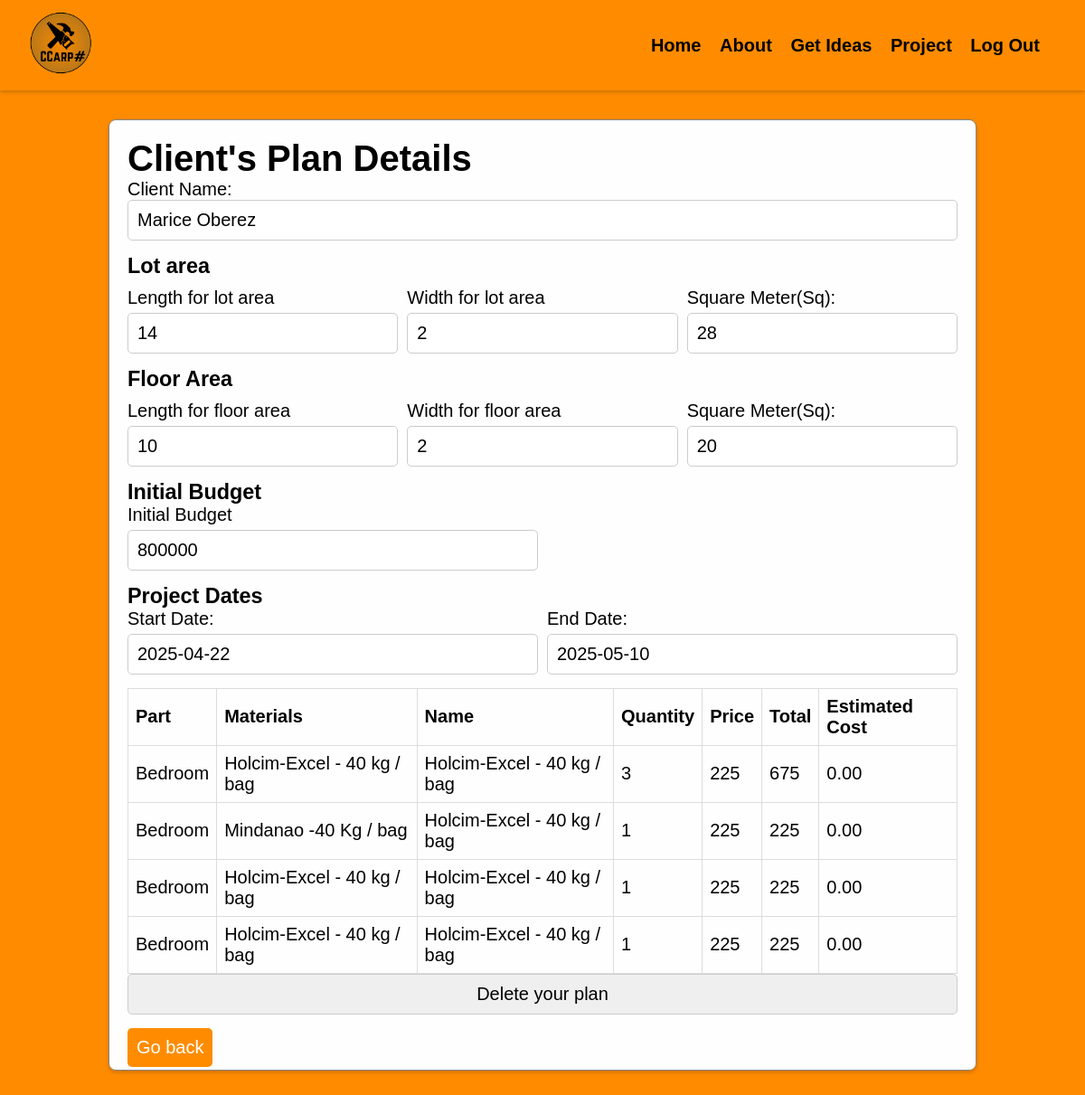
Screenshot of /userclientsplan.php?plan_id=4 (signed in) with the database file from the repository.
### tables this page shows
CREATE TABLE `users` (
  `User_ID` int(11) NOT NULL,
  `First_Name` varchar(255) NOT NULL,
  `Last_Name` varchar(255) NOT NULL,
  `Phone_Number` bigint(11) NOT NULL,
  `Email` varchar(255) NOT NULL,
  `Address` varchar(255) NOT NULL,
  `Date_Of_Birth` date NOT NULL,
  `Username` varchar(255) NOT NULL,
  `Password` varchar(255) NOT NULL,
  `Photo` mediumblob NOT NULL
);

CREATE TABLE `plan` (
  `plan_ID` int(11) NOT NULL,
  `User_ID` int(11) NOT NULL,
  `length_lot_area` varchar(255) NOT NULL,
  `width_lot_area` varchar(255) NOT NULL,
  `square_meter_lot` varchar(255) NOT NULL,
  `length_floor_area` varchar(255) NOT NULL,
  `width_floor_area` varchar(255) NOT NULL,
  `square_meter_floor` varchar(255) NOT NULL,
  `initial_budget` varchar(255) NOT NULL,
  `estimated_cost` varchar(255) NOT NULL,
  `start_date` date NOT NULL,
  `end_date` date NOT NULL,
  `type` varchar(255) NOT NULL,
  `more_details` longtext NOT NULL,
  `Photo` varchar(255) NOT NULL,
  `carpenter_limit` int(11) NOT NULL DEFAULT 1,
  `status` enum('open','closed') DEFAULT 'open',
  `views` int(11) DEFAULT 0
);

CREATE TABLE `prematerials` (
  `prematerials_ID` int(11) NOT NULL,
  `part` varchar(255) NOT NULL,
  `materials` varchar(255) NOT NULL,
  `name` varchar(255) NOT NULL,
  `quantity` int(11) NOT NULL,
  `price` int(11) NOT NULL,
  `total` int(11) NOT NULL,
  `estimated_cost` decimal(8,2) DEFAULT NULL
);

### userclientsplan.php (the view, shortened to what this page needs)
<!DOCTYPE html>
<html lang="en">
<head>
</head>
<body>
    <div class="header">
        <a href="usercomment.php">
            <h1>
                <img src="assets/img/logos/logo.png" alt=""  style="width: 75px; margin-right: 10px;">
            </h1>
        </a>
        <div class="right">
            <a class="active" href="usercomment.php">Home</a>
            <a href="about/index.html">About</a>
            <a href="#contact">Get Ideas</a>
            <a href="plan.php">Project</a>
            <a href="logout.php" style="text-decoration: none; color: black; margin-right: 20px;">Log Out</a>
        </div>
    </div>
    <div class="container">
        <div class="modal-content">
        <?php
        include('config.php');
        if (isset($_GET['plan_id'])) {
            $plan_id = $_GET['plan_id'];
            $query = "SELECT * FROM plan WHERE plan_ID = ?";
            $stmt = mysqli_prepare($conn, $query);
            mysqli_stmt_bind_param($stmt, "i", $plan_id);
            mysqli_stmt_execute($stmt);
            $result = mysqli_stmt_get_result($stmt);
            if ($row = mysqli_fetch_assoc($result)) {
                echo "<div class='main'>";
                echo "<h1>Client's Plan Details</h1>";
                $userId = $row['User_ID'];
                $userQuery = "SELECT First_Name, Last_Name FROM users WHERE User_ID = ?";
                $userStmt = mysqli_prepare($conn, $userQuery);
                mysqli_stmt_bind_param($userStmt, "i", $userId);
                mysqli_stmt_execute($userStmt);
                $userResult = mysqli_stmt_get_result($userStmt);
                echo "<label for='name'>Client Name: </label>";
                if ($userRow = mysqli_fetch_assoc($userResult)) {
                    echo "<input type='text' id='name' name='User_ID' value='{$userRow['First_Name']} {$userRow['Last_Name']}' readonly><br>";
                }
                echo "<div class=\"row-container\" style='display: grid; grid-template-columns: repeat(3, 1fr); grid-gap: 10px; text-align: left;'>";
                echo "<h3>Lot area</h3>";
                echo "<div style='grid-column: 1; display: flex; flex-direction: column;'>";
                echo "<label for='length_lot_area'>Length for lot area</label>";
                echo "<input type='text' id='length_lot_area' name='length_lot_area' value='{$row['length_lot_area']}' readonly>";
                echo "</div>";
                echo "<div style='grid-column: 2; display: flex; flex-direction: column;'>";
                echo "<label for='width_lot_area'>Width for lot area</label>";
                echo "<input type='text' id='width_lot_area' name='width_lot_area' value='{$row['width_lot_area']}' readonly>";
                echo "</div>";
                echo "<div style='grid-column: 3; display: flex; flex-direction: column;'>";
                echo "<label for='square_meter_lot'>Square Meter(Sq):</label>";
                echo "<input type='text' id='square_meter_lot' name='square_meter_lot' value='{$row['square_meter_lot']}' readonly>";
                echo "</div>";
                echo "</div>";
                echo "<div class=\"row-container\" style='display: grid; grid-template-columns: repeat(3, 1fr); grid-gap: 10px; text-align: left;'>";
                echo "<h3>Floor Area</h3>";
                echo "<div style='grid-column: 1; display: flex; flex-direction: column;'>";
                echo "<label for='length_floor_area'>Length for floor area</label>";
                echo "<input type='text' id='length_floor_area' name='length_floor_area' value='{$row['length_floor_area']}' readonly>";
                echo "</div>";
                echo "<div style='grid-column: 2; display: flex; flex-direction: column;'>";
                echo "<label for='width_floor_area'>Width for floor area</label>";
                echo "<input type='text' id='width_floor_area' name='width_floor_area' value='{$row['width_floor_area']}' readonly>";
                echo "</div>";
                echo "<div style='grid-column: 3; display: flex; flex-direction: column;'>";
                echo "<label for='square_meter_floor'>Square Meter(Sq):</label>";
                echo "<input type='text' id='square_meter_floor' name='square_meter_floor' value='{$row['square_meter_floor']}' readonly>";
                echo "</div>";
                echo "</div>";
                echo "<div class=\"row-container\" style='display: grid; grid-template-columns: repeat(2, 1fr); grid-gap: 10px; text-align: left;'>";
                echo "<div style='display: flex; flex-direction: column;'>";
                echo "<h3>Initial Budget</h3>";
                echo "<label for='initial_budget'>Initial Budget</label>";
                echo "<input type='text' id='initial_budget' name='initial_budget' value='{$row['initial_budget']}' readonly>";
                echo "</div>";
                echo "<div style='display: flex; flex-direction: column;'>";
                echo "</div>";
                echo "</div>";
                echo "<div class=\"row-container\">";
                echo "<h3>Project Dates</h3>";
                echo "<div style='display: grid; grid-template-columns: repeat(2, 1fr); grid-gap: 10px;'>";
                echo "<div style='display: flex; flex-direction: column;'>";
                echo "<label>Start Date:</label>";
                echo "<input type='text' value='{$row['start_date']}' readonly>";
                echo "</div>";
                echo "<div style='display: flex; flex-direction: column;'>";
                echo "<label>End Date:</label>";
                echo "<input type='text' value='{$row['end_date']}' readonly>";
                echo "</div>";
                echo "</div>";
                echo "</div>";
                echo "<table style='border-collapse: collapse; width: 100%;'>";
                        echo "<thead>";
                            echo "<tr>";
                                echo "<th style='border: 1px solid #dddddd; text-align: left; padding: 8px;'>Part</th>";
                                echo "<th style='border: 1px solid #dddddd; text-align: left; padding: 8px;'>Materials</th>";
                                echo "<th style='border: 1px solid #dddddd; text-align: left; padding: 8px;'>Name</th>";
                                echo "<th style='border: 1px solid #dddddd; text-align: left; padding: 8px;'>Quantity</th>";
                                echo "<th style='border: 1px solid #dddddd; text-align: left; padding: 8px;'>Price</th>";
                                echo "<th style='border: 1px solid #dddddd; text-align: left; padding: 8px;'>Total</th>";
                                echo "<th style='border: 1px solid #dddddd; text-align: left; padding: 8px;'>Estimated Cost</th>";
                            echo "</tr>";
                        echo "</thead>";
                    echo "<tbody>";
                    $query_materials = "SELECT * FROM prematerials";
                    $stmt_materials = mysqli_prepare($conn, $query_materials);
                    mysqli_stmt_execute($stmt_materials);
                    $result_materials = mysqli_stmt_get_result($stmt_materials);
                    while ($material_row = mysqli_fetch_assoc($result_materials)) {
                        echo "<tr>";
                            echo "<td style='border: 1px solid #dddddd; text-align: left; padding: 8px;'>" . htmlspecialchars($material_row['part']) . "</td>";
                            echo "<td style='border: 1px solid #dddddd; text-align: left; padding: 8px;'>" . htmlspecialchars($material_row['materials']) . "</td>";
                            echo "<td style='border: 1px solid #dddddd; text-align: left; padding: 8px;'>" . htmlspecialchars($material_row['name']) . "</td>";
                            echo "<td style='border: 1px solid #dddddd; text-align: left; padding: 8px;'>" . htmlspecialchars($material_row['quantity']) . "</td>";
                            echo "<td style='border: 1px solid #dddddd; text-align: left; padding: 8px;'>" . htmlspecialchars($material_row['price']) . "</td>";
                            echo "<td style='border: 1px solid #dddddd; text-align: left; padding: 8px;'>" . htmlspecialchars($material_row['total']) . "</td>";
                            echo "<td style='border: 1px solid #dddddd; text-align: left; padding: 8px;'>" . htmlspecialchars($material_row['estimated_cost']) . "</td>";
                        echo "</tr>";
                    }
                    echo "</tbody>";
                echo "</table>";
                echo "</div>";
                echo "<form action='deleteplan.php' method='post' onsubmit='return confirmDelete()'>";
                echo "<input type='submit' value='Delete your plan'>";
                echo "</form>";
                echo '<button onclick="window.location.href = \'userprofile.php\'">Go back</button>';
                echo "</div>";
            } else {
                echo "<div class='main'>";
                echo "<p>No client's plan found with Plan ID: $plan_id</p>";
                echo "</div>";
            }
            echo "</div>";
        } else {
        }
        ?>
</body>
</html>

### userclientsplan.php (style rules this page uses)
* { box-sizing: border-box; margin: 0; padding: 0; }
body { font-family: Verdana, sans-serif; margin: 0; background-color: #FF8C00; font-size: 20px; }
.container { display: flex; justify-content: center; align-items: center; height: 100vh; }
.header { position: fixed; top: 0; left: 0; width: 100%; padding: 10px; text-align: left; background: #FF8C00; color: #000000; display: flex; align-items: center; text-decoration: none; z-index: 100; }
.header h1 { font-size: 20px; border-left: 20px solid transparent; text-decoration: none; }
.right { margin-right: 20px; }
.header a { font-size: 20px; font-weight: bold; text-decoration: none; color: #000000; margin-right: 15px; }
.modal-content { background-color: #FF8C00; margin: 15% auto; padding: 20px; border: 1px solid #888; width: 80%; max-height: 80%; overflow-y: auto; border-radius: 8px; box-shadow: 0 2px 4px rgba(0, 0, 0, 0.2); }
.header { position: fixed; top: 0; left: 0; width: 100%; padding: 10px; text-align: left; background: #FF8C00; color: #000000; display: flex; justify-content: space-between; align-items: center; text-decoration: none; z-index: 100; box-shadow: 0 2px 4px rgba(0, 0, 0, 0.2); }
.modal-content { background-color: #fefefe; padding: 20px; border: 1px solid #888; width: 80%; border-radius: 8px; box-shadow: 0 2px 4px rgba(0, 0, 0, 0.2); }
form { display: flex; flex-direction: column; }
label { font-size: 20px; margin-bottom: 5px; color: #000000; }
input, select, textarea { width: 100%; padding: 10px; margin-bottom: 15px; border: 1px solid #ccc; border-radius: 5px; font-size: 20px; }
button { background-color: #FF8C00; color: #fff; border: none; padding: 10px; border-radius: 5px; cursor: pointer; font-size: 20px; }

### rows the page displays
users: User_ID "Marice Oberez"
plan: length_lot_area "14", width_lot_area "2", square_meter_lot "28", length_floor_area "10", width_floor_area "2", square_meter_floor "20", initial_budget "800000", start_date "2025-04-22", end_date "2025-05-10"
prematerials: part "Bedroom", materials "Holcim-Excel - 40 kg / bag", name "Holcim-Excel - 40 kg / bag", quantity "3", price "225", total "675", estimated_cost "0.00"
prematerials: part "Bedroom", materials "Mindanao -40 Kg / bag", name "Holcim-Excel - 40 kg / bag", quantity "1", price "225", total "225", estimated_cost "0.00"
prematerials: part "Bedroom", materials "Holcim-Excel - 40 kg / bag", name "Holcim-Excel - 40 kg / bag", quantity "1", price "225", total "225", estimated_cost "0.00"
prematerials: part "Bedroom", materials "Holcim-Excel - 40 kg / bag", name "Holcim-Excel - 40 kg / bag", quantity "1", price "225", total "225", estimated_cost "0.00"
